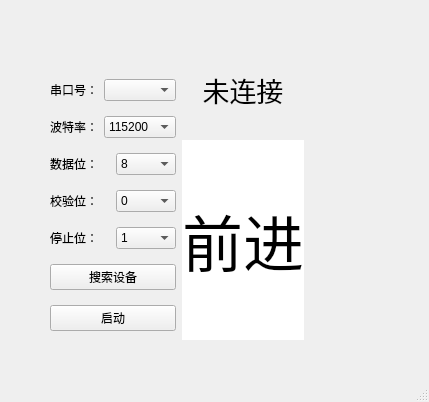
<?xml version="1.0" encoding="UTF-8"?>
<ui version="4.0">
 <class>MainWindow</class>
 <widget class="QMainWindow" name="MainWindow">
  <property name="geometry">
   <rect>
    <x>0</x>
    <y>0</y>
    <width>429</width>
    <height>402</height>
   </rect>
  </property>
  <property name="windowTitle">
   <string>MainWindow</string>
  </property>
  <widget class="QWidget" name="centralwidget">
   <widget class="QWidget" name="horizontalLayoutWidget_7">
    <property name="geometry">
     <rect>
      <x>50</x>
      <y>70</y>
      <width>681</width>
      <height>270</height>
     </rect>
    </property>
    <layout class="QHBoxLayout" name="horizontalLayout_10">
     <item>
      <layout class="QVBoxLayout" name="verticalLayout_3">
       <item>
        <layout class="QHBoxLayout" name="horizontalLayout_4">
         <item>
          <widget class="QLabel" name="label">
           <property name="text">
            <string>串口号：</string>
           </property>
          </widget>
         </item>
         <item>
          <widget class="QComboBox" name="portNameBox"/>
         </item>
        </layout>
       </item>
       <item>
        <layout class="QHBoxLayout" name="horizontalLayout_5">
         <item>
          <widget class="QLabel" name="label_2">
           <property name="text">
            <string>波特率：</string>
           </property>
          </widget>
         </item>
         <item>
          <widget class="QComboBox" name="baudrateBox">
           <item>
            <property name="text">
             <string>115200</string>
            </property>
           </item>
           <item>
            <property name="text">
             <string>9600</string>
            </property>
           </item>
          </widget>
         </item>
        </layout>
       </item>
       <item>
        <layout class="QHBoxLayout" name="horizontalLayout_6">
         <item>
          <widget class="QLabel" name="label_3">
           <property name="text">
            <string>数据位：</string>
           </property>
          </widget>
         </item>
         <item>
          <widget class="QComboBox" name="dataBitsBox">
           <item>
            <property name="text">
             <string>8</string>
            </property>
           </item>
          </widget>
         </item>
        </layout>
       </item>
       <item>
        <layout class="QHBoxLayout" name="horizontalLayout_7">
         <item>
          <widget class="QLabel" name="label_4">
           <property name="text">
            <string>校验位：</string>
           </property>
          </widget>
         </item>
         <item>
          <widget class="QComboBox" name="ParityBox">
           <item>
            <property name="text">
             <string>0</string>
            </property>
           </item>
          </widget>
         </item>
        </layout>
       </item>
       <item>
        <layout class="QVBoxLayout" name="verticalLayout_4">
         <item>
          <layout class="QHBoxLayout" name="horizontalLayout_8">
           <item>
            <widget class="QLabel" name="label_5">
             <property name="text">
              <string>停止位：</string>
             </property>
            </widget>
           </item>
           <item>
            <widget class="QComboBox" name="stopBitsBox">
             <item>
              <property name="text">
               <string>1</string>
              </property>
             </item>
             <item>
              <property name="text">
               <string>2</string>
              </property>
             </item>
            </widget>
           </item>
          </layout>
         </item>
        </layout>
       </item>
       <item>
        <widget class="QPushButton" name="searchButton">
         <property name="text">
          <string>搜索设备</string>
         </property>
        </widget>
       </item>
       <item>
        <widget class="QPushButton" name="openButton">
         <property name="text">
          <string>启动</string>
         </property>
        </widget>
       </item>
      </layout>
     </item>
     <item>
      <layout class="QVBoxLayout" name="verticalLayout_2">
       <item>
        <layout class="QVBoxLayout" name="verticalLayout">
         <item>
          <widget class="QLabel" name="connectstateLabel">
           <property name="maximumSize">
            <size>
             <width>16777215</width>
             <height>10000</height>
            </size>
           </property>
           <property name="font">
            <font>
             <pointsize>20</pointsize>
            </font>
           </property>
           <property name="text">
            <string>未连接</string>
           </property>
           <property name="alignment">
            <set>Qt::AlignCenter</set>
           </property>
          </widget>
         </item>
         <item>
          <widget class="QLabel" name="ledLabel">
           <property name="maximumSize">
            <size>
             <width>16777215</width>
             <height>1000</height>
            </size>
           </property>
           <property name="text">
            <string/>
           </property>
          </widget>
         </item>
        </layout>
       </item>
       <item>
        <widget class="QLabel" name="statelabel">
         <property name="enabled">
          <bool>true</bool>
         </property>
         <property name="minimumSize">
          <size>
           <width>0</width>
           <height>200</height>
          </size>
         </property>
         <property name="maximumSize">
          <size>
           <width>16777215</width>
           <height>10000</height>
          </size>
         </property>
         <property name="font">
          <font>
           <pointsize>46</pointsize>
          </font>
         </property>
         <property name="styleSheet">
          <string notr="true">background-color: rgb(255, 255, 255);</string>
         </property>
         <property name="text">
          <string>前进</string>
         </property>
         <property name="alignment">
          <set>Qt::AlignCenter</set>
         </property>
        </widget>
       </item>
      </layout>
     </item>
     <item>
      <spacer name="horizontalSpacer">
       <property name="orientation">
        <enum>Qt::Horizontal</enum>
       </property>
       <property name="sizeHint" stdset="0">
        <size>
         <width>200</width>
         <height>20</height>
        </size>
       </property>
      </spacer>
     </item>
     <item>
      <layout class="QVBoxLayout" name="verticalLayout_5">
       <item>
        <widget class="QLabel" name="label_6">
         <property name="text">
          <string>接收窗口</string>
         </property>
        </widget>
       </item>
       <item>
        <widget class="QTextEdit" name="recvTextEdit"/>
       </item>
       <item>
        <widget class="QLabel" name="label_7">
         <property name="text">
          <string>发送窗口</string>
         </property>
        </widget>
       </item>
       <item>
        <widget class="QTextEdit" name="sendTextEdit"/>
       </item>
       <item>
        <layout class="QHBoxLayout" name="horizontalLayout_9">
         <item>
          <widget class="QPushButton" name="clearButton">
           <property name="text">
            <string>清空接收</string>
           </property>
          </widget>
         </item>
         <item>
          <widget class="QPushButton" name="sendButton">
           <property name="text">
            <string>发送数据</string>
           </property>
          </widget>
         </item>
        </layout>
       </item>
      </layout>
     </item>
    </layout>
   </widget>
  </widget>
  <widget class="QMenuBar" name="menubar">
   <property name="geometry">
    <rect>
     <x>0</x>
     <y>0</y>
     <width>429</width>
     <height>26</height>
    </rect>
   </property>
  </widget>
  <widget class="QStatusBar" name="statusbar"/>
 </widget>
 <resources/>
 <connections/>
</ui>
